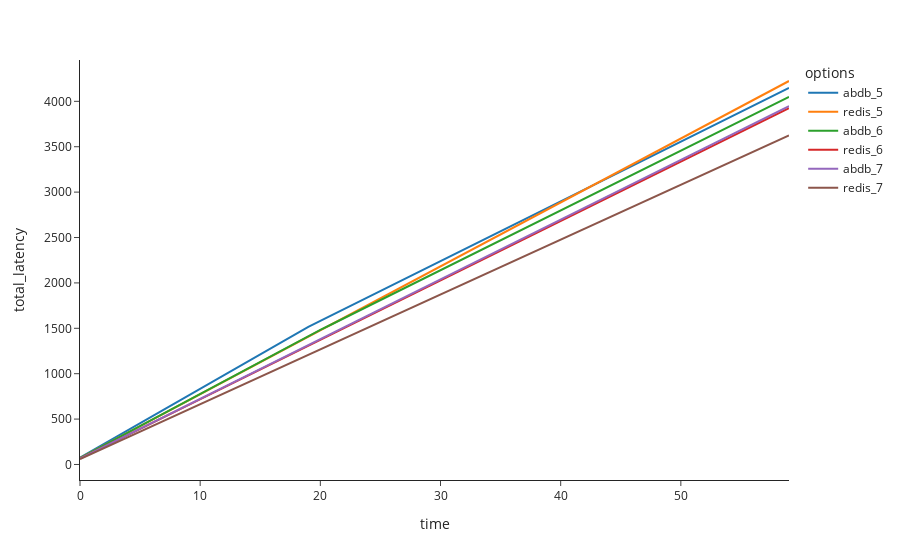

Notebook source saved alongside this figure:
### Code cell
pd.options.plotting.backend = "plotly"

df2 = pd.DataFrame({})
df3 = pd.DataFrame({})
total_abdb_latency = 0
total_redis_latency = 0

values = {}

for x in pos_reads:
    values["abdb_{}".format(x)] = []
    values["redis_{}".format(x)] = []
    for t in range(60):
        total_abdb_latency += abdb_cont(x, t, K)
        total_redis_latency += redis_cont(x, t, K)
        
        df2 = df2.append({'time':t, 'total_latency':total_abdb_latency, 'db':"abdb_{}".format(x)}, ignore_index=True)
        values["abdb_{}".format(x)].append(total_abdb_latency)
        
        df2 = df2.append({'time':t, 'total_latency':total_redis_latency, 'db':"redis_{}".format(x)}, ignore_index=True)
        values["redis_{}".format(x)].append(total_redis_latency)
    
    total_abdb_latency=0
    total_redis_latency = 0

sns.lineplot(data=df2, x="time", y="total_latency", hue='db', style="db", markers=True, dashes=True)

df3 = pd.DataFrame(values)
#print(df3)

fig = df3.plot(title="", template="simple_white",
              labels=dict(index="time", value="total_latency", variable="options"))
#fig.update_yaxes(tickprefix="$")
fig.show()

### Figure 1 — Plotly figure (JSON) as saved in the notebook; plotly's stock layout.template omitted (floating-point values rounded to 4 significant figures)
{"data": [{"hovertemplate": "options=abdb_5<br>time=%{x}<br>total_latency=%{y}<extra></extra>", "legendgroup": "abdb_5", "line": {"color": "#1F77B4", "dash": "solid"}, "marker": {"symbol": "circle"}, "mode": "lines", "name": "abdb_5", "orientation": "v", "showlegend": true, "type": "scatter", "x": [0, 1, 2, 3, 4, 5, 6, 7, 8, 9, 10, 11, 12, 13, 14, 15, 16, 17, 18, 19, 20, 21, 22, 23, 24, 25, 26, 27, 28, 29, 30, 31, 32, 33, 34, 35, 36, 37, 38, 39, 40, 41, 42, 43, 44, 45, 46, 47, 48, 49, 50, 51, 52, 53, 54, 55, 56, 57, 58, 59], "xaxis": "x", "y": [75.8, 151.6, 227.4, 303.2, 379, 454.8, 530.6, 606.4, 682.2, 758.0, 833.8, 909.6, 985.4, 1061.0, 1137.0, 1213.0, 1289.0, 1364.0, 1440.0, 1516.0, 1582.0, 1648.0, 1713.0, 1779.0, 1845.0, 1911.0, 1977.0, 2042.0, 2108.0, 2174.0, 2240.0, 2306.0, 2371.0, 2437.0, 2503.0, 2569.0, 2635.0, 2700.0, 2766.0, 2832.0, 2898.0, 2964.0, 3029.0, 3095.0, 3161.0, 3227.0, 3293.0, 3358.0, 3424.0, 3490.0, 3556.0, 3622.0, 3687.0, 3753.0, 3819.0, 3885.0, 3951.0, 4016.0, 4082.0, 4148.0], "yaxis": "y"}, {"hovertemplate": "options=redis_5<br>time=%{x}<br>total_latency=%{y}<extra></extra>", "legendgroup": "redis_5", "line": {"color": "#FF7F0E", "dash": "solid"}, "marker": {"symbol": "circle"}, "mode": "lines", "name": "redis_5", "orientation": "v", "showlegend": true, "type": "scatter", "x": [0, 1, 2, 3, 4, 5, 6, 7, 8, 9, 10, 11, 12, 13, 14, 15, 16, 17, 18, 19, 20, 21, 22, 23, 24, 25, 26, 27, 28, 29, 30, 31, 32, 33, 34, 35, 36, 37, 38, 39, 40, 41, 42, 43, 44, 45, 46, 47, 48, 49, 50, 51, 52, 53, 54, 55, 56, 57, 58, 59], "xaxis": "x", "y": [70.4, 140.8, 211.2, 281.6, 352.0, 422.4, 492.8, 563.2, 633.6, 704.0, 774.4, 844.8, 915.2, 985.6, 1056.0, 1126.0, 1197.0, 1267.0, 1338.0, 1408.0, 1478.0, 1549.0, 1619.0, 1690.0, 1760.0, 1830.0, 1901.0, 1971.0, 2042.0, 2112.0, 2182.0, 2253.0, 2323.0, 2394.0, 2464.0, 2534.0, 2605.0, 2675.0, 2746.0, 2816.0, 2886.0, 2957.0, 3027.0, 3098.0, 3168.0, 3238.0, 3309.0, 3379.0, 3450.0, 3520.0, 3590.0, 3661.0, 3731.0, 3802.0, 3872.0, 3942.0, 4013.0, 4083.0, 4154.0, 4224.0], "yaxis": "y"}, {"hovertemplate": "options=abdb_6<br>time=%{x}<br>total_latency=%{y}<extra></extra>", "legendgroup": "abdb_6", "line": {"color": "#2CA02C", "dash": "solid"}, "marker": {"symbol": "circle"}, "mode": "lines", "name": "abdb_6", "orientation": "v", "showlegend": true, "type": "scatter", "x": [0, 1, 2, 3, 4, 5, 6, 7, 8, 9, 10, 11, 12, 13, 14, 15, 16, 17, 18, 19, 20, 21, 22, 23, 24, 25, 26, 27, 28, 29, 30, 31, 32, 33, 34, 35, 36, 37, 38, 39, 40, 41, 42, 43, 44, 45, 46, 47, 48, 49, 50, 51, 52, 53, 54, 55, 56, 57, 58, 59], "xaxis": "x", "y": [70.8, 141.6, 212.4, 283.2, 354.0, 424.8, 495.6, 566.4, 637.2, 708.0, 778.8, 849.6, 920.4, 991.2, 1062.0, 1133.0, 1204.0, 1274.0, 1345.0, 1416.0, 1482.0, 1548.0, 1613.0, 1679.0, 1745.0, 1811.0, 1877.0, 1942.0, 2008.0, 2074.0, 2140.0, 2206.0, 2271.0, 2337.0, 2403, 2469.0, 2535.0, 2600.0, 2666.0, 2732.0, 2798.0, 2864.0, 2929.0, 2995.0, 3061.0, 3127.0, 3193.0, 3258.0, 3324.0, 3390.0, 3456.0, 3522.0, 3587.0, 3653.0, 3719.0, 3785.0, 3851.0, 3916.0, 3982.0, 4048.0], "yaxis": "y"}, {"hovertemplate": "options=redis_6<br>time=%{x}<br>total_latency=%{y}<extra></extra>", "legendgroup": "redis_6", "line": {"color": "#D62728", "dash": "solid"}, "marker": {"symbol": "circle"}, "mode": "lines", "name": "redis_6", "orientation": "v", "showlegend": true, "type": "scatter", "x": [0, 1, 2, 3, 4, 5, 6, 7, 8, 9, 10, 11, 12, 13, 14, 15, 16, 17, 18, 19, 20, 21, 22, 23, 24, 25, 26, 27, 28, 29, 30, 31, 32, 33, 34, 35, 36, 37, 38, 39, 40, 41, 42, 43, 44, 45, 46, 47, 48, 49, 50, 51, 52, 53, 54, 55, 56, 57, 58, 59], "xaxis": "x", "y": [65.4, 130.8, 196.2, 261.6, 327.0, 392.4, 457.8, 523.2, 588.6, 654.0, 719.4, 784.8, 850.2, 915.6, 981.0, 1046.0, 1112.0, 1177.0, 1243.0, 1308.0, 1373.0, 1439.0, 1504.0, 1570.0, 1635.0, 1700.0, 1766.0, 1831.0, 1897.0, 1962.0, 2027.0, 2093.0, 2158.0, 2224.0, 2289.0, 2354.0, 2420.0, 2485.0, 2551.0, 2616.0, 2681.0, 2747.0, 2812.0, 2878.0, 2943.0, 3008.0, 3074.0, 3139.0, 3205.0, 3270.0, 3335.0, 3401.0, 3466.0, 3532.0, 3597.0, 3662.0, 3728.0, 3793.0, 3859.0, 3924.0], "yaxis": "y"}, {"hovertemplate": "options=abdb_7<br>time=%{x}<br>total_latency=%{y}<extra></extra>", "legendgroup": "abdb_7", "line": {"color": "#9467BD", "dash": "solid"}, "marker": {"symbol": "circle"}, "mode": "lines", "name": "abdb_7", "orientation": "v", "showlegend": true, "type": "scatter", "x": [0, 1, 2, 3, 4, 5, 6, 7, 8, 9, 10, 11, 12, 13, 14, 15, 16, 17, 18, 19, 20, 21, 22, 23, 24, 25, 26, 27, 28, 29, 30, 31, 32, 33, 34, 35, 36, 37, 38, 39, 40, 41, 42, 43, 44, 45, 46, 47, 48, 49, 50, 51, 52, 53, 54, 55, 56, 57, 58, 59], "xaxis": "x", "y": [65.8, 131.6, 197.4, 263.2, 329, 394.8, 460.6, 526.4, 592.2, 658.0, 723.8, 789.6, 855.4, 921.2, 987.0, 1053.0, 1119.0, 1184.0, 1250.0, 1316.0, 1382.0, 1448.0, 1513.0, 1579.0, 1645.0, 1711.0, 1777.0, 1842.0, 1908.0, 1974.0, 2040.0, 2106.0, 2171.0, 2237.0, 2303.0, 2369.0, 2435.0, 2500.0, 2566.0, 2632.0, 2698.0, 2764.0, 2829.0, 2895.0, 2961.0, 3027.0, 3093.0, 3158.0, 3224.0, 3290.0, 3356.0, 3422.0, 3487.0, 3553.0, 3619.0, 3685.0, 3751.0, 3816.0, 3882.0, 3948.0], "yaxis": "y"}, {"hovertemplate": "options=redis_7<br>time=%{x}<br>total_latency=%{y}<extra></extra>", "legendgroup": "redis_7", "line": {"color": "#8C564B", "dash": "solid"}, "marker": {"symbol": "circle"}, "mode": "lines", "name": "redis_7", "orientation": "v", "showlegend": true, "type": "scatter", "x": [0, 1, 2, 3, 4, 5, 6, 7, 8, 9, 10, 11, 12, 13, 14, 15, 16, 17, 18, 19, 20, 21, 22, 23, 24, 25, 26, 27, 28, 29, 30, 31, 32, 33, 34, 35, 36, 37, 38, 39, 40, 41, 42, 43, 44, 45, 46, 47, 48, 49, 50, 51, 52, 53, 54, 55, 56, 57, 58, 59], "xaxis": "x", "y": [60.4, 120.8, 181.2, 241.6, 302, 362.4, 422.8, 483.2, 543.6, 604.0, 664.4, 724.8, 785.2, 845.6, 906.0, 966.4, 1027.0, 1087.0, 1148.0, 1208, 1268.0, 1329.0, 1389.0, 1450.0, 1510.0, 1570.0, 1631.0, 1691.0, 1752.0, 1812.0, 1872.0, 1933.0, 1993.0, 2054.0, 2114.0, 2174.0, 2235.0, 2295.0, 2356.0, 2416.0, 2476.0, 2537.0, 2597.0, 2658.0, 2718.0, 2778.0, 2839.0, 2899.0, 2960.0, 3020.0, 3080.0, 3141.0, 3201.0, 3262.0, 3322.0, 3382.0, 3443.0, 3503.0, 3564.0, 3624.0], "yaxis": "y"}], "layout": {"legend": {"title": {"text": "options"}, "tracegroupgap": 0}, "margin": {"t": 60}, "xaxis": {"anchor": "y", "domain": [0, 1], "title": {"text": "time"}}, "yaxis": {"anchor": "x", "domain": [0, 1], "title": {"text": "total_latency"}}}}
